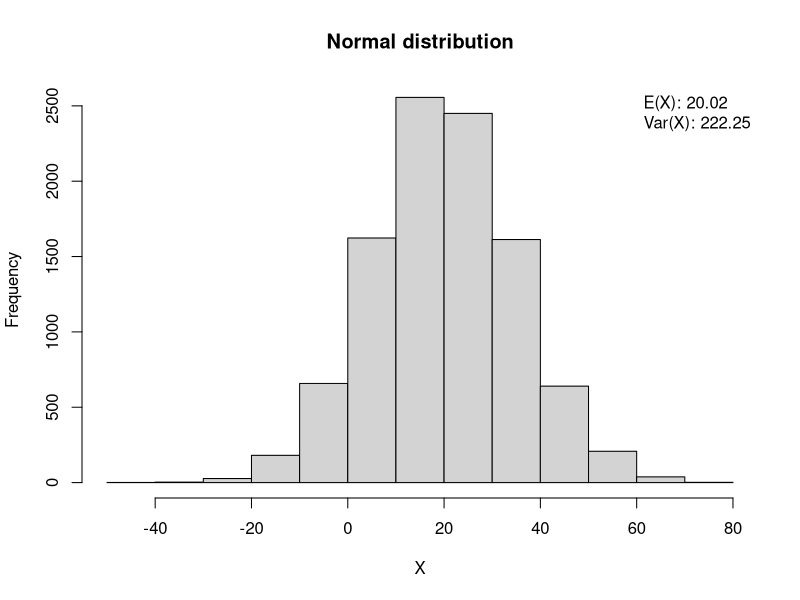
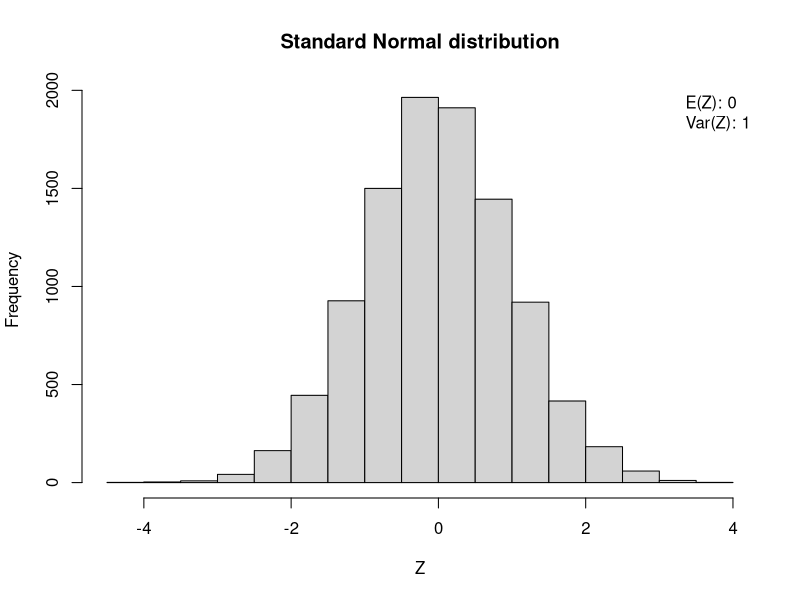
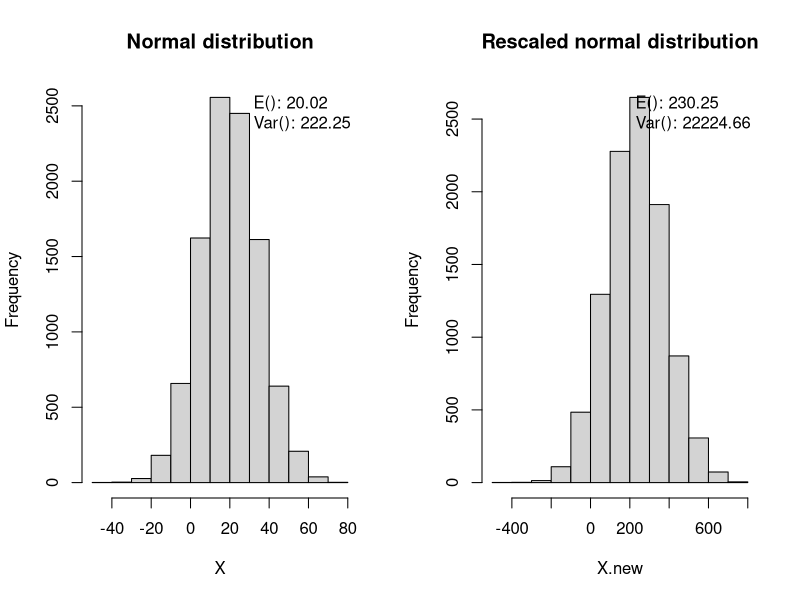
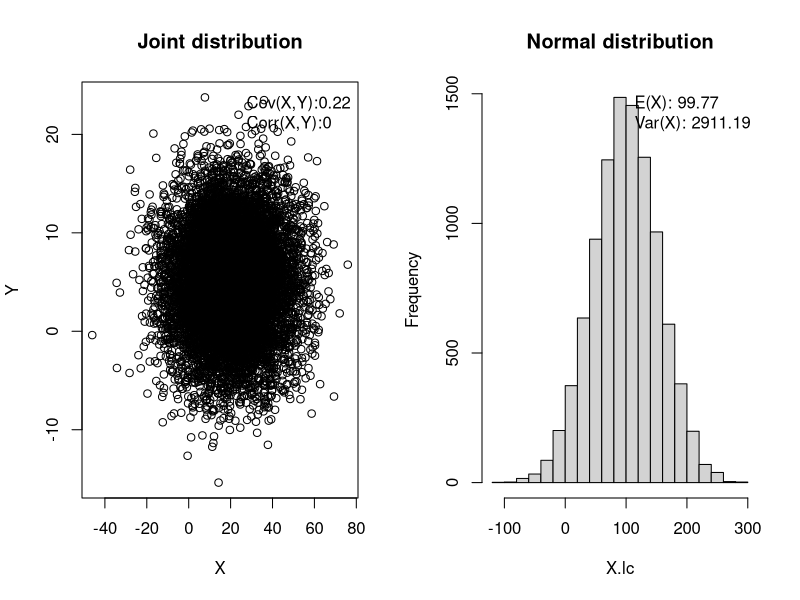
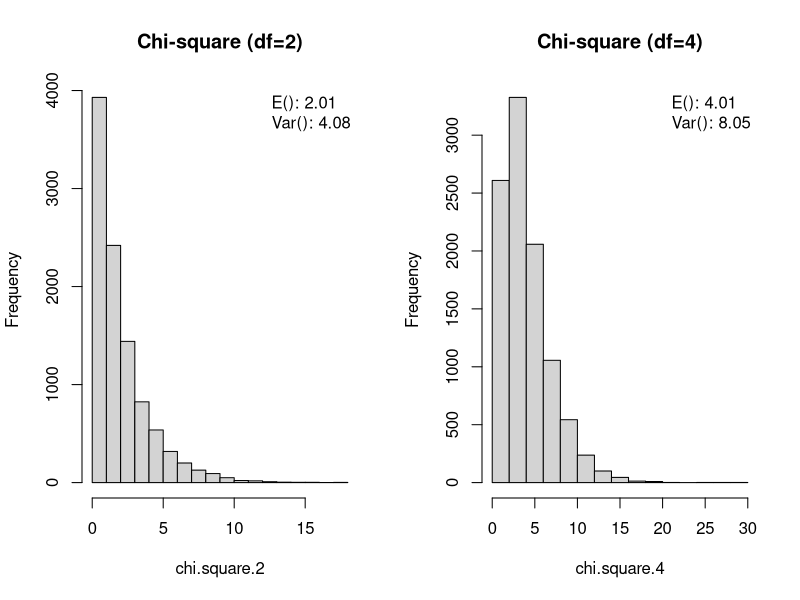
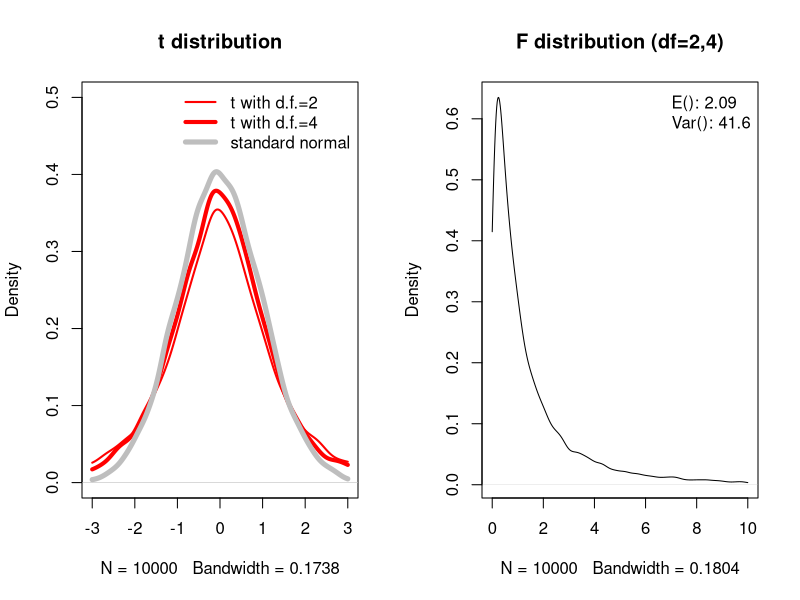

Write the R code that produced these figures, in order.
## ---- chunk 1
X <- rnorm(10000,mean=20,sd=15)
hist(X,main="Normal distribution")
legend("topright",c(paste("E(X):",round(mean(X),2)),
                    paste("Var(X):",round(mean(X^2)-mean(X)^2,2))),
       bty="n")
## ---- chunk 2
Z <- (X - mean(X))/sqrt(mean(X^2)-mean(X)^2)
hist(Z,main="Standard Normal distribution")
legend("topright",c(paste("E(Z):",round(mean(Z),2)),
                    paste("Var(Z):",round(mean(Z^2)-mean(Z)^2,2))),
       bty="n")
## ---- chunk 3
X.new <- X * 10 + 30
par(mfrow=c(1,2))
hist(X,main="Normal distribution")
legend("topright",c(paste("E():",round(mean(X),2)),
                    paste("Var():",round(mean(X^2)-mean(X)^2,2))),
       bty="n")
hist(X.new,main="Rescaled normal distribution")
legend("topright",c(paste("E():",round(mean(X.new),2)),
                    paste("Var():",round(mean(X.new^2)-mean(X.new)^2,2))),
       bty="n")

## ---- chunk 4
Y <- rnorm(10000,mean=5,sd=5)
plot(X,Y,main="Joint distribution")
legend("topright",c(paste0("Cov(X,Y):",round(cov(X,Y),2)),
                    paste0("Corr(X,Y):",round(cor(X,Y),2))),
       bty="n")
## ---- chunk 5
X2 <- rnorm(10000,mean=20,sd=15)
X.lc <- 3*X + 2*X2
hist(X.lc,main="Normal distribution")
legend("topright",c(paste("E(X):",round(mean(X.lc),2)),
                    paste("Var(X):",round(mean(X.lc^2)-mean(X.lc)^2,2))),
       bty="n")

## ---- chunk 6
Z.square.1 <- rnorm(10000,mean=0,sd=1)^2
Z.square.2 <- rnorm(10000,mean=0,sd=1)^2
Z.square.3 <- rnorm(10000,mean=0,sd=1)^2
Z.square.4 <- rnorm(10000,mean=0,sd=1)^2
Z.square.5 <- rnorm(10000,mean=0,sd=1)^2
Z.square.6 <- rnorm(10000,mean=0,sd=1)^2

chi.square.2 <- Z.square.1 + Z.square.2
chi.square.4 <- Z.square.3 + Z.square.4 + Z.square.5 + Z.square.6

par(mfrow=c(1,2))
hist(chi.square.2,main="Chi-square (df=2)")
legend("topright",c(paste("E():",round(mean(chi.square.2),2)),
                    paste("Var():",round(mean(chi.square.2^2)-mean(chi.square.2)^2,2))),
       bty="n")
hist(chi.square.4,main="Chi-square (df=4)")
legend("topright",c(paste("E():",round(mean(chi.square.4),2)),
                    paste("Var():",round(mean(chi.square.4^2)-mean(chi.square.4)^2,2))),
       bty="n")


## ---- chunk 7

t.2 <- Z/sqrt(chi.square.2/2)
t.4 <- Z/sqrt(chi.square.4/4)

plot(density(t.2,from=-3,to=3),main="t distribution",ylim=c(0,0.5),lwd=2,col="red")
par(new=T)
plot(density(t.4,from=-3,to=3),ylim=c(0,0.5),ann=F,axes=F,lwd=4,col="red")
par(new=T)
plot(density(Z,from=-3,to=3),ylim=c(0,0.5),ann=F,axes=F,lwd=5,col="grey")
legend("topright",lwd=c(2,4,5),col=c("red","red","grey"),
       c("t with d.f.=2","t with d.f.=4","standard normal"),
       bty="n")

## ---- chunk 8

F.2.4 <- (chi.square.2 /2)/(chi.square.4 /4)

plot(density(F.2.4,from=0,to=10),main="F distribution (df=2,4)")
legend("topright",c(paste("E():",round(mean(F.2.4),2)),
                    paste("Var():",round(mean(F.2.4^2)-mean(F.2.4)^2,2))),
       bty="n")


